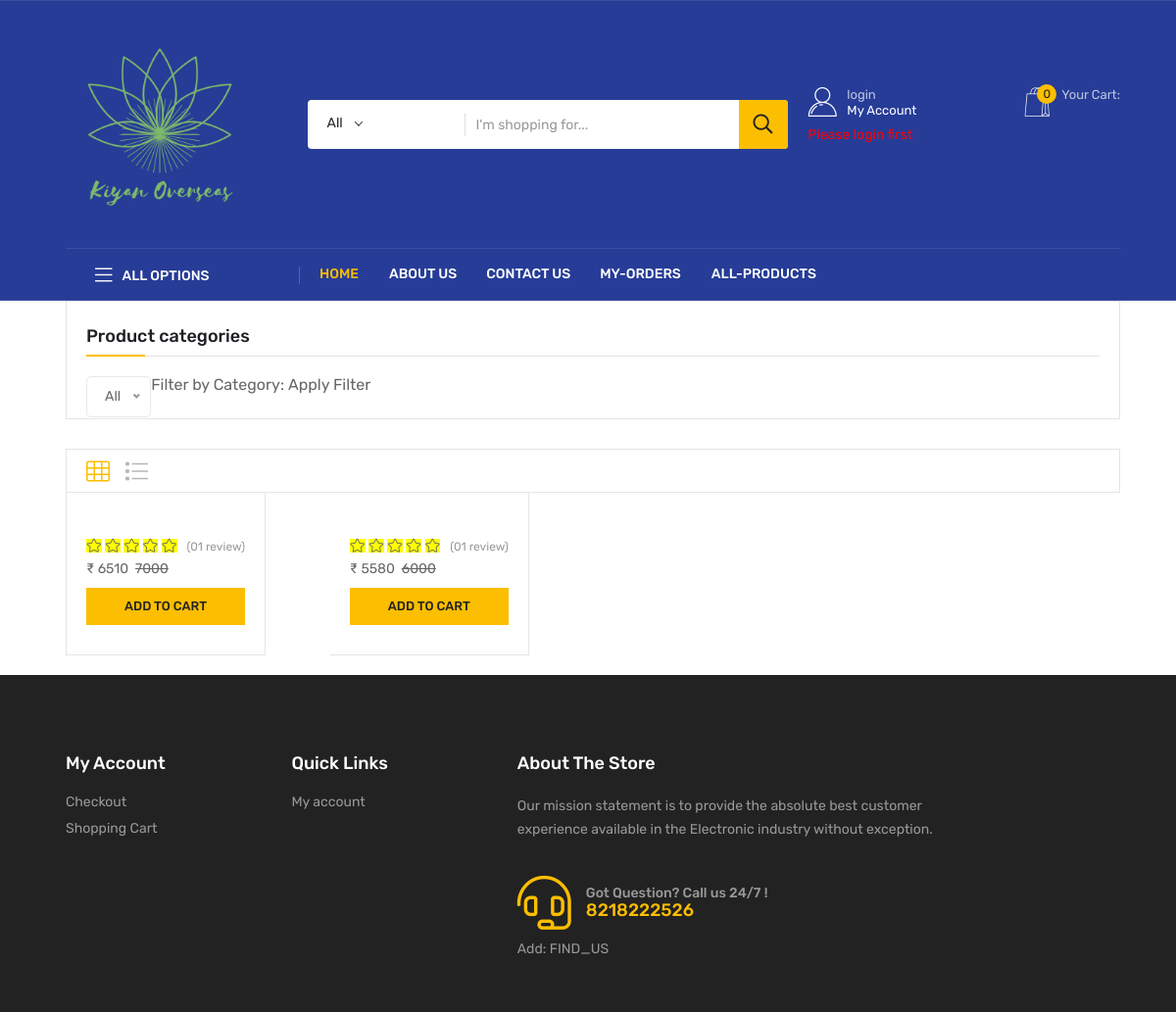
The app's page /shop/ with its own data.
### app/models.py (models this page shows, shortened)
class Product(models.Model):
        total_quantity = models.IntegerField(default=10)
        name=models.CharField(max_length=100)
        available = models.IntegerField(default=10)
        image= models.ImageField()
        discount =models.IntegerField(default=7)
        tax =models.IntegerField(null=True,default=0)
        packing_cost =models.IntegerField(null=True,default=0)
        delivery_charge =models.IntegerField(null=True,default=0)
        big_img=models.ImageField()
        small_img_first=models.ImageField()
        small_img_second=models.ImageField()
        price=models.IntegerField()
        Product_information = RichTextField(null=True,default="Transform your living spaces into stunning showcases of style and sophistication with our exquisite collection of furniture. Crafted with meticulous attention to detail and unparalleled quality, each piece is a testament to exceptional craftsmanship and timeless design")
        category=models.ForeignKey(category,on_delete=models.CASCADE)
        weight=models.IntegerField(null=True,default=110)
        dimensions=models.CharField(max_length=100,null=True,default="18 inches x 18 inches x 36 inches")
        color=models.CharField(max_length=100,null=True,default="white")
        size=models.CharField(max_length=100,null=True,default="Medium")
        slug = models.SlugField(default='',max_length=500,unique=True,blank=True)
        class Meta:
             db_table = "app_Product"

### app/views.py (the view)
# urls.py: path('shop/', shop, name='shop'),
def shop(request):
    cat = category.objects.all()
    cat_id = request.GET.get('category')
    pro = Product.objects.all()
    if cat_id:
        pro = Product.objects.filter(category_id =cat_id)
    else:
        pro = Product.objects.all()
    context = {'cat': cat, 'pro': pro}
    return render(request, 'shop.html', context)

### app/templatetags/producttag.py (called while the page is built)
@register.simple_tag
def call_sellprice(price,discount):
    if discount is None or discount == 0:
        return price
    sellprice=price
    sellprice=price - (price * discount/100)
    return floor(sellprice)

### app/templates/shop.html (shortened to what this page needs)
{% extends 'base.html' %}
{% load static %}
{% load producttag %}
{% block content %}
<div class="shop-area mb-20">
    <div class="container">
        <div class="row">
            <div class="col-xl-23 col-lg-24">
                <div class="product-widget mb-30">
                    <h5 class="pt-title">Product categories</h5>
                    <div class="widget-category-list mt-20">
                        <form action="{% url 'shop' %}" method="GET">
                            <label for="category">Filter by Category:</label>
                            <button type="submit">Apply Filter</button>
                        </form>
                    </div>
                </div>
                     <div class="product-lists-top">
                        <div class="product__filter-wrap">
                            <div class="row align-items-center">
                                <div class="col-xxl-6 col-xl-6 col-lg-6 col-md-6">
                                    <div class="product__filter d-sm-flex align-items-center">
                                        <div class="product__col">
                                            <ul class="nav nav-tabs" id="myTab" role="tablist">
                                                <li class="nav-item" role="presentation">
                                                  <button class="nav-link active" id="FourCol-tab" data-bs-toggle="tab" data-bs-target="#FourCol" type="button" role="tab" aria-controls="FourCol" aria-selected="true">
                                                    <i class="fal fa-th"></i>
                                                  </button>
                                                </li>
                                                <li class="nav-item" role="presentation">
                                                  <button class="nav-link" id="FiveCol-tab" data-bs-toggle="tab" data-bs-target="#FiveCol" type="button" role="tab" aria-controls="FiveCol" aria-selected="false">
                                                    <i class="fal fa-list"></i>
                                                  </button>
                                                </li>
                                              </ul>
                                        </div>
                                    </div>
                                </div>
                            </div>
                    </div>
                    </div>
                    <div class="tab-content" id="productGridTabContent">
                        <div class="tab-pane fade show active" id="FourCol" role="tabpanel" aria-labelledby="FourCol-tab">
                            <div class="tp-wrapper">
                                <div class="row g-0">
                                    {% for pros in pro %}
                                    <div class="col-xl-3 col-lg-4 col-md-6 col-sm-6">
                                        <div class="product-container small">
                                            <div class="product__item product__item-d">
                                                <div class="product__thumb fix">
                                                    <div class="product-image-small w-img">
                                                    </div>
                                                </div>
                                                <div class="product__content-small">
                                                    <div class="rating mb-5">
                                                        <ul>
                                                            <div class="single-widget-rating" for="star-item-1">
                                                                <i class="fal fa-star" style="background-color: yellow;"></i>
                                                                <i class="fal fa-star" style="background-color: yellow;"></i>
                                                                <i class="fal fa-star" style="background-color: yellow;"></i>
                                                                <i class="fal fa-star" style="background-color: yellow;"></i>
                                                                <i class="fal fa-star" style="background-color: yellow;"></i>
                                                            </div>
                                                        </ul>
                                                        <span>(01 review)</span>
                                                    </div>
                                                    <div class="price mb-10">
                                                        <span>₹ {% call_sellprice pros.price pros.discount %}</span>&nbsp;&nbsp;<del>{{pros.price}}</del>
                                                    </div>
                                                    <div class="product__add-cart-s text-center">
                                                        <button type="button" class="cart-btn d-flex mb-10 align-items-center justify-content-center w-100">
                                                            <a href="{% url 'cart_add' pros.id %}">Add To Cart</a>
                                                        </button>
                                                        </div>
                                                </div>
                                            </div>
                                        </div>
                                    </div>
                                    {% endfor %}
                                </div>
                            </div>
                        </div>
                    </div>
                </div>
            </div>
        </div>
    </div>
{% endblock %}

### app/static/assets/css/default.css (style rules this page uses)
.mt-20 { margin-top:20px }
.mb-5 { margin-bottom:5px !important }
.mb-10 { margin-bottom:10px }
.mb-20 { margin-bottom:20px }
.mb-30 { margin-bottom:30px }

### records on screen
Product: price+discount "6510", price "7000"
Product: price+discount "5580", price "6000"

### other values on screen
{{ request.session.cart|length }} "0"
